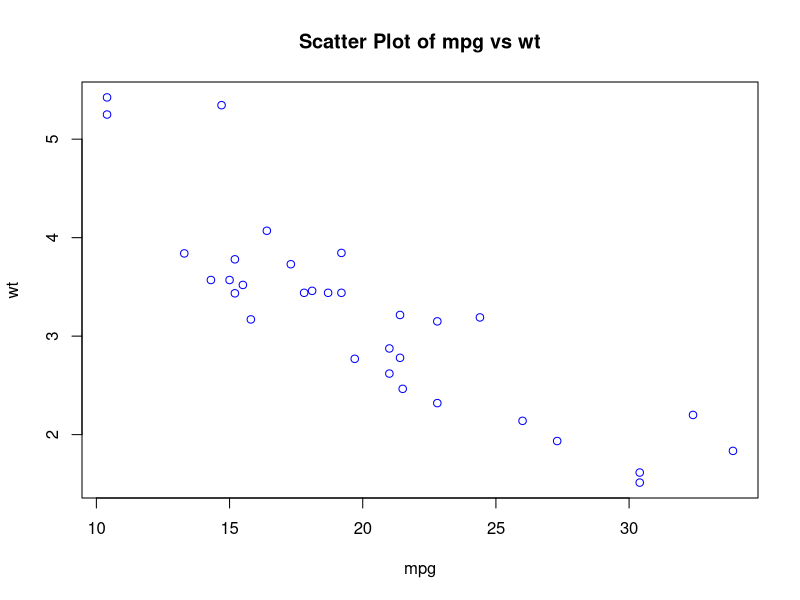
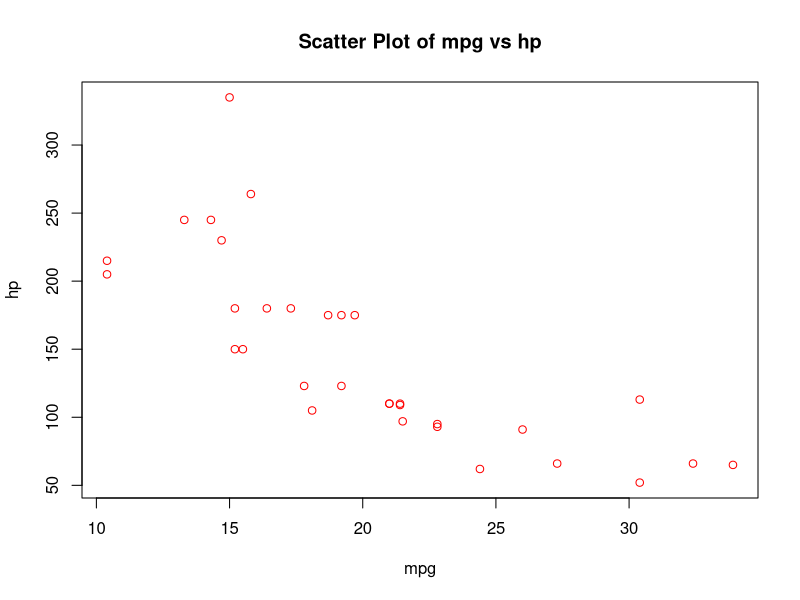

These charts were generated, in order, by the following R code:
## ---- chunk 1
plot(mtcars$mpg, mtcars$wt, col = "blue", main = "Scatter Plot of mpg vs wt", xlab = "mpg", ylab = "wt")
## ---- chunk 2
plot(mtcars$mpg, mtcars$hp, col = "red", main = "Scatter Plot of mpg vs hp", xlab = "mpg", ylab = "hp")
